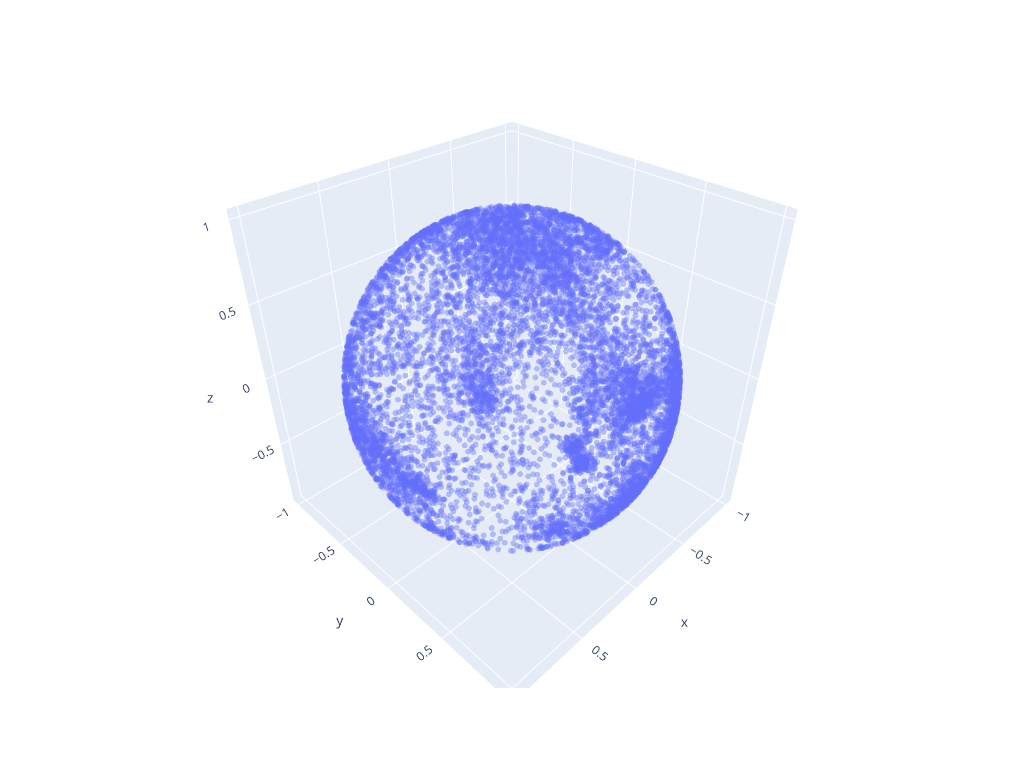

The notebook cell saved with this chart:
### Markdown cell above
# Sphericalised (White)

### Code cell
import plotly.express as px


centered = subset - subset.mean(axis=0)
U, S, Vt = np.linalg.svd(centered, full_matrices=False)
whitened = centered @ Vt.T / S
whitened /= np.linalg.norm(whitened, axis=1, keepdims=True)
fig = px.scatter_3d(
    x=whitened[:, 0],
    y=whitened[:, 1],
    z=whitened[:, 2],
    opacity=0.4)
fig.update_traces(marker=dict(size=2))
fig.update_layout(width=1024,
                  height=768, scene=dict(aspectmode='cube'))
fig.show()

### Figure 1 — Plotly figure (JSON) as saved in the notebook; plotly's stock layout.template omitted (floating-point values rounded to 4 significant figures; data arrays with more than 128 entries replaced by an {"elided": "..."} marker saying what was removed)
{"data": [{"hovertemplate": "x=%{x}<br>y=%{y}<br>z=%{z}<extra></extra>", "legendgroup": "", "marker": {"color": "#636efa", "opacity": 0.4, "size": 2, "symbol": "circle"}, "mode": "markers", "name": "", "scene": "scene", "showlegend": false, "type": "scatter3d", "x": {"elided": "10000 float values"}, "y": {"elided": "10000 float values"}, "z": {"elided": "10000 float values"}}], "layout": {"height": 768, "legend": {"tracegroupgap": 0}, "margin": {"t": 60}, "scene": {"aspectmode": "cube", "domain": {"x": [0, 1], "y": [0, 1]}, "xaxis": {"title": {"text": "x"}}, "yaxis": {"title": {"text": "y"}}, "zaxis": {"title": {"text": "z"}}}, "width": 1024}}
